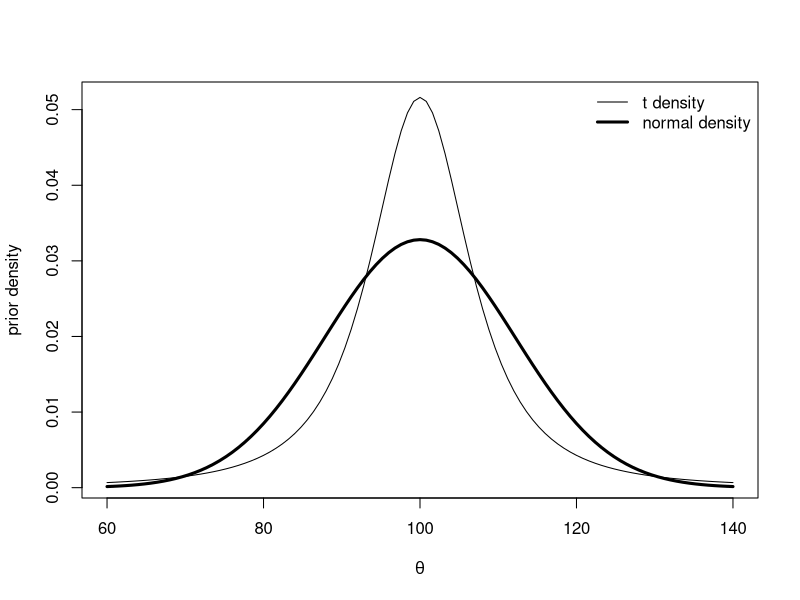
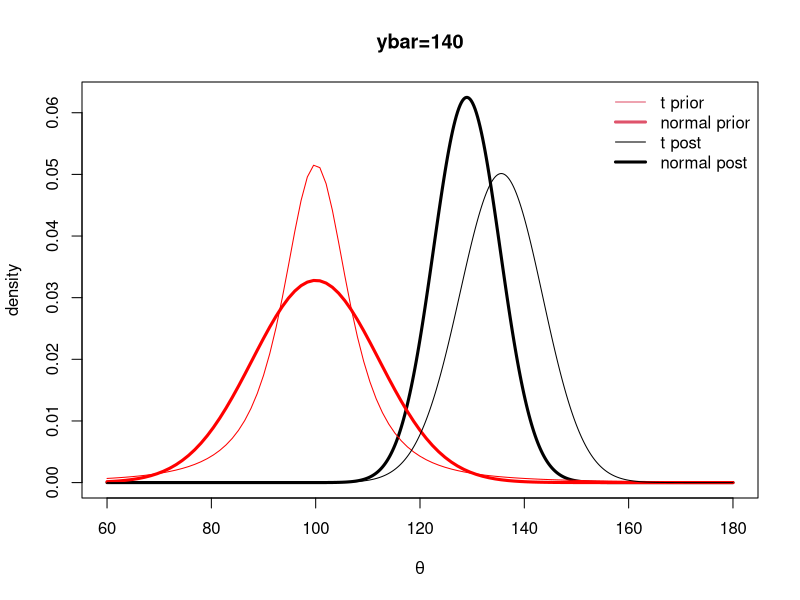
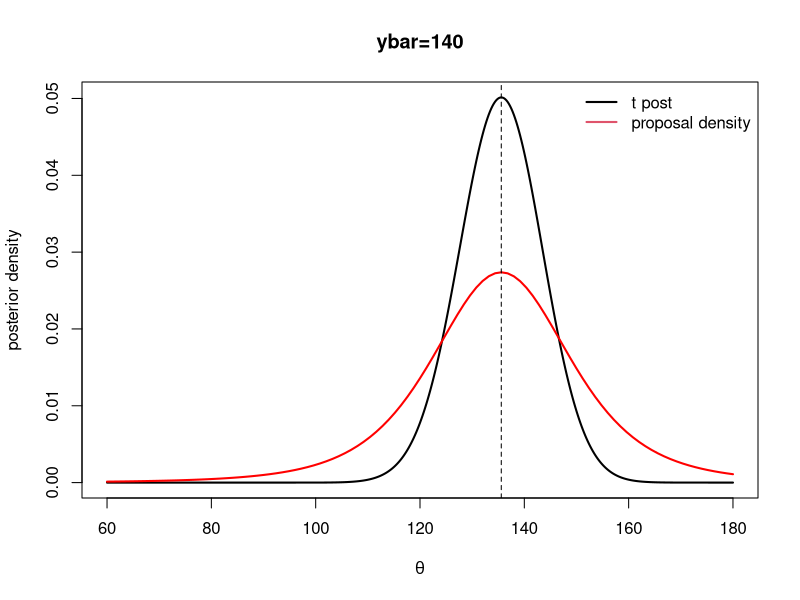
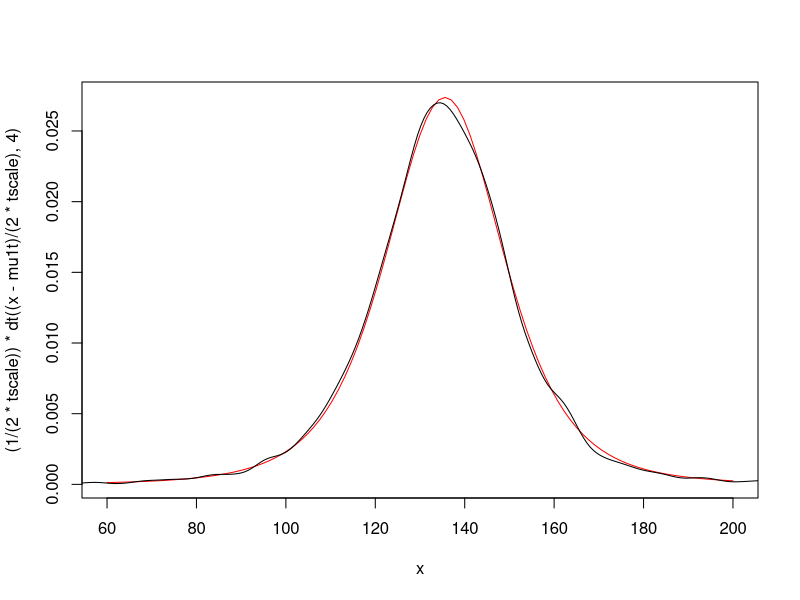
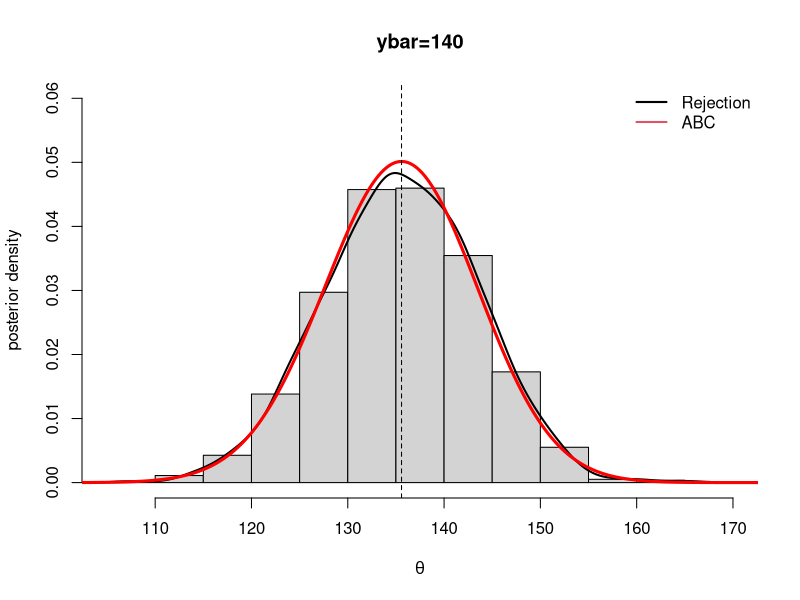

R code for these plots, in order:

                                        ## lect_9 ##

                          ## Bayesian Inference with \R ##

##############################################

## Robust Bayesian estimation of a normal mean 

                                              # normal prior

normal.select<-                               # from package 'LearnBayes'
function (quantile1, quantile2)               # let x_a: P(X<=x_a)=a (quantile)
{                                             # X sim N(mu,sigma) -> x_a=mu+sigma z_a
    p1<- quantile1$p                          # for z_a quantile of level a of N(0,1)
    x1<- quantile1$x                          # p1=a -> x1=x_p1
    p2<- quantile2$p                          
    x2<- quantile2$x                          # p2=a -> x2=x_p2
    sigma<- (x1 - x2)/(qnorm(p1)-qnorm(p2))   # x1-x2=mu+sigma z_p1-(mu+sigma z_p2)
    mu<- x1 + sigma * qnorm(p1)               #       =sigma(z_p1-z_p2)
    return(list(mu = mu, sigma = sigma))      # hence sigma=(x1-x2)/(z_p1-z_p2)
}                                             # and mu=x1+sigma*z_p1

                                              # z_a is not the usual notation
                                              # of standard normal quantiles: 
                                              # in general z_a: P(Z>z_a)=a

                                              # prior beliefs are median=100 and 95th 
                                              # percentile is 120
quantile1<-list(p=.5,x=100);quantile2=list(p=.95,x=120) 
                                              # find the normal parameter that match
                                              # this prior information
normal.select(quantile1,quantile2) 
                                              # normal prior p(theta)=N(mu,tau)
mu<-100; tau<-12.16                           # prior hyperparameters
sigma<-15                                     # known variance in 
                                              # p(y|theta)\sim N(theta, sigma^2)
n<- 4                                         # data is ybar for n=4
se<- sigma/sqrt(n)                            # standard error of ybar


ybar<- c(110, 125, 140)                       # result on 3 different IQ tests 
tau1<- 1/sqrt(n/sigma^2 + 1/tau^2)            # posterior tau
mu1<- (ybar*n/sigma^2 + mu/tau^2) * tau1^2    # posterior mu
summ1<- cbind(ybar, mu1, tau1)                  
summ1                                         # results


                                              # t prior g_T(theta)

tscale = 20/qt(0.95, 2)                       # scale of t prior
tscale 

# pdf("fig3_3.pdf",paper="special")
                                              # graphical comparison
curve((1/tscale)*dt((x-mu)/tscale,2),         # t prior has heavier tails
      from=60, to=140, xlab=expression(theta), ylab="prior density") 
curve(dnorm(x,mean=mu,sd=tau), add=TRUE, lwd=3) 
legend("topright",legend=c("t density","normal density"), 
       lwd=c(1,3),bty="n") 

# dev.off()


##############################################

## Approximate Bayesian computation (ABC)
                                             # computation of posterior mean and sd
                                             # based on an approximation of 
                                             # posterior distribution 
                                             # i.e. on a finite grid of theta values
                                             # equally-spaced
                                             
summ2<-c()                                   # initialise output
th<-seq(60,180,length=501)                   # grid of theta values equally-spaced
prior<-(1/tscale)*dt((th-mu)/tscale,2)       # t prior evaluated on the grid
                                             # pi=P(th.i<theta<th.i+1)
                                             #   ~p(th.i)*(th.i+1-th.i)
                                             # we omit (th.i+1-th.i)=0.24
                                             # as it will cancel out later
                                             # when we renormalise

for (i in 1:3) {                             # loop for posterior computation
  like<-dnorm(th,mean=ybar[i],               # for the 3 data values ybar
             sd=sigma/sqrt(n))               # likelihood evaluated at the grid  
  post<-prior*like                           # likelihood*prior
  post<-post/sum(post)                       # renormalise
  m<-sum(th*post)                            # posterior mean
  s<-sqrt(sum(th^2*post)-m^2)                # posterior standard deviation
  summ2<-rbind(summ2,c(ybar[i],m,s))         # recall var(X)= E(X^2)-[E(X)]^2
  } 
dimnames(summ2)[[2]]=c("ybar","mu1t","tau1t") 
summ2

cbind(summ1,summ2) 


# pdf("fig3_4.pdf",paper="special")

                                              # graphical comparison of prior and 
                                              # posterior densities for both prior
                                              # choices.  
th<-seq(60, 180, length=501)                  # grid of theta values equally-spaced
bin<-diff(th)[1]                              # length of the bin
x.range<-c(60,180)                            # range x-axis
normpost<-dnorm(th, mu1[3], tau1)
y.range<-c(0,max(normpost))                   # range y-axis determined by highest
                                              # value of normal posterior density

plot(th,normpost,type="l",lwd=3,              # normal posterior
     xlim<-x.range,ylim<-y.range,             # range of the axes
     xlab=expression(theta),ylab="density")   # labels of the axes
title(main="ybar=140")
curve(dnorm(x,mu, tau),add=TRUE,              # normal prior
      col="red",lwd=3)
f<-function(x)                                # t prior, see formula on slide 46
   (1/tscale)*dt((x - mu)/tscale, 2)  
curve(f,add=TRUE,col="red")                   # plot

                                              # histogram-like approximation of 
                                              # t posterior density
like<-dnorm(th,mean=ybar[3],                  # likelihood for y.bar=140
               sd=sigma/sqrt(n))              
prior<-(1/tscale)*dt((th - mu)/tscale, 2)     # prior
tpost<-prior * like                           # posterior
tpost<-tpost/sum(tpost)                       # renormalise
tpost<-tpost/bin                              # divide by width of the bins
                                              # in order to plot density on 
                                              # a appropriate scale
lines(th,tpost)                               # linear interpolation       
legend("topright",
       legend=c("t prior","normal prior","t post","normal post"),
       lwd=c(1,3,1,3),col=c(2,2,1,1),bty="n") 

# dev.off()

##############################################

## Rejection sampling                         


                                              # t prior 
mu<-100;                                      # mean
tscale<- 20/qt(0.95, 2)                       # scale 

                                              # likelihood
ybar<-140                                     # data
n<-4                                          # sample size
sigma<-15                                     # known variance 
se<- sigma/sqrt(n)                            # standard error of ybar

	
f<-function(x,para){                          # compute log of post density
	ybar<-para[1]                             # up to normalizing constant
	se<-para[2]
	mu<-para[3]
	tscale<-para[4]
	return(dnorm(x,mean=ybar,sd=se,log=TRUE)+
	       dt((x-mu)/tscale, 2,log=TRUE))
	} 
	           
para<-c(ybar,se,mu,tscale)                    # additional arguments of f
                                              # to be used inside 'optim'

options(warn = -1)
mu1t<-optim(110,f,gr = NULL, para, control = list(fnscale = -1))$par
mu1t                                          # mode of posterior density
summ2[3,2]                                    # post expect via ABC, 
                                              # slightly different

# pdf("proposal.pdf",paper="special")
                                              # plot of posterior vs proposal density
plot(th,tpost,type="l",lwd=2,
     xlab=expression(theta),,main="ybar=140",
     ylab="posterior density")                # post density from ABC
curve((1/(2*tscale))*dt((x-mu1t)/(2*tscale),4),lwd=2,
      add=TRUE,col="red")                     # proposal density is t density
                                              # mu = to mode of post expect
                                              # scale  = 2 * t prior scale
                                              # heavier tails (Why?)
abline(v=mu1t,lty=2)
legend("topright",
       legend=c("t post","proposal density"),
       lwd=c(2,2),col=c(1,2),bty="n") 

# dev.off()

# tau1t<-summ2[3,3]                           # scale =  2 * t posterior scale 
# curve((1/(2*tau1t))*dt((x - mu1t)/(2*tau1t), 4),add=TRUE,col="red",lwd=2,lty=2)
                                              # less efficient, c larger

                                              # scale = sqrt{2} * t posterior scale 
# curve((1/(sqrt(2)*tau1t))*dt((x - mu1t)/(sqrt(2)*tau1t), 4),add=TRUE,col="green")
                                              # better?

                                              # scale = t prior scale 
# curve((1/tscale)*dt((x - mu1t)/tscale, 4),add=TRUE,col="blue")
                                              # difficult to find theta.m


dfun<-function(th,datapar){                   # compute ratio between post and 
	ybar<-datapar$data[1]                     # proposal density up to normalizing
	se<-datapar$data[2]                       # constant (at log scale)
	mu<-datapar$par[1]
	tscale<-datapar$par[2]
	mu1<-datapar$par[3]
	tscale1<-datapar$par[4]
	d<-dnorm(th,mean=ybar,sd=se,log=TRUE)+
	   dt((th-mu)/tscale, 2,log=TRUE)-
	   dt((th-mu1)/tscale1, 4,log=TRUE)
	return(d)
	}

datapar<-list(data=c(ybar,se),par=c(mu,tscale,mu1t,2*tscale))
                                              # additional arguments of dfun
                                              # to be used inside 'optim'
#dfun(120,datapar)

options(warn = -1)
fit<-optim(110,dfun,gr = NULL, datapar, control = list(fnscale = -1))
options(warn = 0)
fit$par                                       # theta value at which the difference
                                              # between post density and proposal
                                              # density (at log scale) is largest
mu1t                                          # equal to posterior mode

fit$value                                     # maximum ratio up to the norm 
                                              # constant (at log scale)
                                              
                                              
                                              # Simulation study proposal
                                              
N<-5000                                       # num of simulations from proposal
#Df<-4                                        # df of proposal distribution
#Tscale<-2*tscale                             # t scale of proposal distribution
#Mean<-mu1t                                   # mean of proposal distribution
x <- rchisq(N, 4)/4
z <- rnorm(N, 0, 2*tscale)
Theta<-mu1t + z/sqrt(x)                       # simulations from the proposal 
curve((1/(2*tscale))*
      dt((x - mu1t)/(2*tscale),4),            # theoretical distribution
      from=60,to=200,col="red")
lines(density(Theta))                         # density plot of simulations

2*tscale*sqrt(4/(4-2))                        # theoretical s.d.
sd(Theta)                                     # sample s.d. of simulations



rejectsampling<-                              # rejection sampling algorithm
function (df, dmax, n, data)                  # 'df' is degree of freedom of proposal
{                                             # 'dmax' is largest ratio between 
	                                          # posterior and proposal up to
	                                          # normalizing constant at log scale
	                                          # 'n' is the num of post simulations
	                                          # from the proposal distribution
	                                          # 'data' contains additional arguments
	mu1<-data$par[3]                          
	tscale1<-data$par[4]                      
    x <- rchisq(n, df)/df                     
    z <- rnorm(n, 0, tscale1)
    theta <- mu1 + z/sqrt(x)                  # n simulations from proposal 
    prob = exp(dfun(theta,data) - dmax)       # acceptance prob p(th*|bar.y)/cg(th*)
    return(theta[runif(n) < prob])            # accept th* if U<=p(th*|bar.y)/cg(th*)
}
                                              # note that in the computation of 
                                              # 'prob'=p(th*|bar.y)/cg(th*)
                                              # there is no need to compute the
                                              # normalizing constant
                                              

set.seed(1)
th.value<-rejectsampling(df=4,dmax=fit$value,n=5000,data=datapar)

length(th.value);5000                         # approximately 1 out of 2 of th* 
                                              # simulated from g(th) are 'rejected'
                                              # hence c is approximately =2, since
                                              # c = expected number of iterations
                                              # of the algorithm needed (for 1 value)

y.range<-c(0,max(tpost)+0.01)                      # 

pdf("rejection_tpost.pdf",paper="special")

hist(th.value,prob=TRUE,ylim=y.range,
    xlab=expression(theta),ylab="posterior density",
    main="ybar=140")
lines(density(th.value),lwd=2)
lines(th,tpost,lwd=3,col="red")               # theoretical posterior density 
                                              # from ABC
abline(v=mu1t,lty=2)
legend("topright",
       legend=c("Rejection","ABC"),
       lwd=c(2,2),col=c(1,2),bty="n") 

dev.off()

mean(th.value)

quantile(th.value,c(0.025,0.975))
